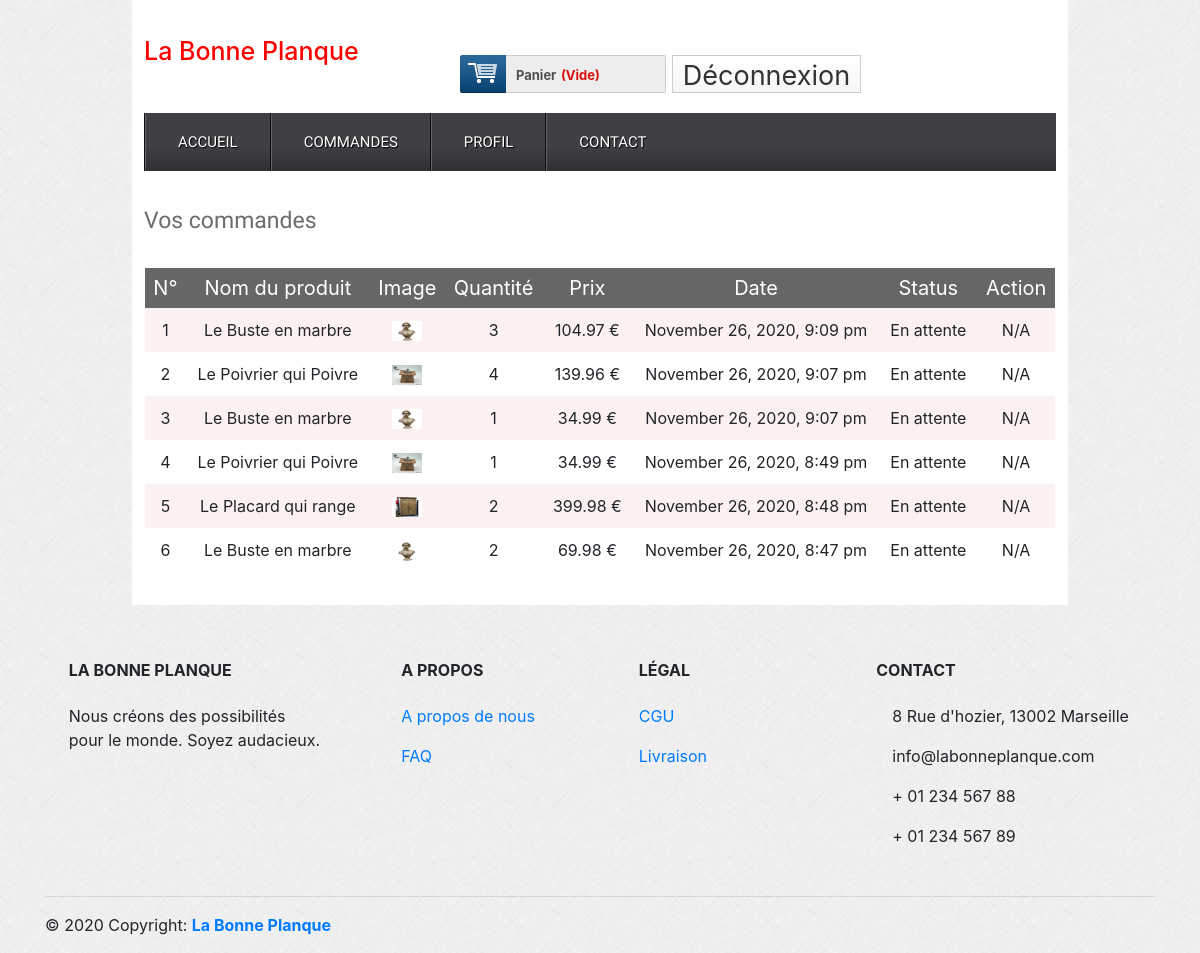
/orderdetails.php (signed in), run on the app's committed database.
### tables this page shows
CREATE TABLE IF NOT EXISTS `tbl_order`
(
    `id` int
(
    11
) NOT NULL AUTO_INCREMENT,
    `csId` int
(
    11
) NOT NULL,
    `productId` int
(
    11
) NOT NULL,
    `productName` varchar
(
    255
) NOT NULL,
    `quantity` int
(
    11
) NOT NULL,
    `price` float
(
    10,
    2
) NOT NULL,
    `image` varchar
(
    255
) NOT NULL,
    `Date` datetime NOT NULL DEFAULT current_timestamp
(
),
    `status` int
(
    11
) NOT NULL DEFAULT 0,
    PRIMARY KEY
(
    `id`
)
    );

### classes/Customer.php (called while the page is built, shortened)
<?php
$filepath = realpath(dirname(__FILE__));
include_once ($filepath."/../libs/Database.php");
include_once ($filepath."/../helpers/Format.php");
?>
<?php
class Customer
{
	private $db;
	function __construct()
	{
		$this->db = new Database();
	}
	public function getOrderProduct($csid){
		$sql = "SELECT * FROM tbl_order WHERE csId='$csid' ORDER BY id DESC";
		$result = $this->db->select($sql);
		return $result;
	}
}
?>

### libs/Database.php (called while the page is built, shortened)
<?php
Class Database{
	 public $host   = DB_HOST;
	 public $user   = DB_USER;
	 public $pass   = DB_PASS;
	 public $dbname = DB_NAME;
	 public $link;
	private function connectDB(){
		 $this->link = new mysqli($this->host, $this->user, $this->pass,$this->dbname);
	 }
	public function select($query){
	  $result = $this->link->query($query) or die($this->link->error.__LINE__);
		  if($result->num_rows > 0){
		    return $result;
		  }else {
		    return false;
		  }
	 }
}

### libs/Session.php (called while the page is built, shortened)
<?php
class Session{
	 public static function get($key){
	    if (isset($_SESSION[$key])) {
		  return $_SESSION[$key];
		}else {
		  return false;
	    }
	 }
}

### helpers/Format.php (called while the page is built, shortened)
<?php
class Format{
	 public function formatDate($date){
	 	return date('F j, Y, g:i a', strtotime($date));
	 }
 }

### orderdetails.php (the view, shortened to what this page needs)
<?php
include("include/header.php");
?>
    <div class="main">
        <div class="content">
            <div class="section group">
                <h2>Vos commandes</h2><br>
                <table class="tblone">
                    <tr>
                        <th>N°</th>
                        <th>Nom du produit</th>
                        <th>Image</th>
                        <th>Quantité</th>
                        <th>Prix</th>
                        <th>Date</th>
                        <th>Status</th>
                        <th>Action</th>
                    </tr>
                    <?php
                    $csid = Session::get('csid');
                    $getOrderProd = $csmr->getOrderProduct($csid);
                    if ($getOrderProd) {
                        $i = 1;
                        while ($orderpd = $getOrderProd->fetch_assoc()) {
                            ?>
                            <tr>
                                <td><?php echo $i ?></td>
                                <td><?php echo $orderpd['productName']; ?></td>
                                <td><img src="admin/<?php echo $orderpd['image']; ?>"/></td>
                                <td><?php echo $orderpd['quantity']; ?></td>
                                <td><?php echo $orderpd['price']; ?> €</td>
                                <td><?php echo $fm->formatDate($orderpd['Date']); ?></td>
                                <td><?php if ($orderpd['status'] == 0) {
                                        echo "En attente";
                                    } elseif ($orderpd['status'] == 1) {
                                        echo "Retardé";
                                    } else {
                                        echo "Confirmé";
                                    } ?></td>
                                <td>
                                    <?php
                                    if ($orderpd['status'] == 1) { ?>
                                        <a href="?csconfirm=<?php echo $csid; ?>&price=<?php echo $orderpd['price']; ?>&time=<?php echo $orderpd['Date']; ?>">Confirm
                                            Order</a>
                                    <?php } else {
                                        echo "N/A";
                                    }
                                    ?>
                                </td>
                            </tr>
                            <?php $i++;
                        }
                    } ?>
                </table>
            </div>
        </div>
    </div>
    </div>
<?php
include("include/footer.php");
?>

### src/css/style.css (style rules this page uses)
html,body,div,span,applet,object,iframe,h1,h2,h3,h4,h5,h6,p,blockquote,pre,a,abbr,acronym,address,big,cite,code,del,dfn,em,img,ins,kbd,q,s,samp,small,strike,strong,sub,sup,tt,var,b,u,i,dl,dt,dd,ol,nav ul,nav li,fieldset,form,label,legend,table,caption,tbody,tfoot,thead,tr,th,td,article,aside,canvas,details,embed,figure,figcaption,footer,header,hgroup,menu,nav,output,ruby,section,summary,time,mark,audio,video { margin:0;padding:0;border:0;font-size:100%;font:inherit;vertical-align:baseline; }
table { border-collapse:collapse;border-spacing:0; }
img { max-width:100%; }
body { font-family:Arial, Helvetica, sans-serif; background:url(../images/body_bg3.jpg); }
.section { clear: both; padding: 0px; margin: 0px; }
.group:before, .group:after { content:""; display:table; }
.group:after { clear:both; }
.group { zoom:1; }
.content { padding:20px 0; background:#FFF; }
.content h2 { font-size:23px; color:#6C6C6C; font-family: 'Monda', sans-serif; }
.tblone { border: 1px solid #fff; margin-bottom: 12px; width: 100%; }
.tblone th { background: #666 none repeat scroll 0 0; color: #fff; font-size: 20px; padding: 5px 8px; text-align: center; }
.tblone td { padding:10px;text-align:center; }
table.tblone tr:nth-child(2n+1) { background:#fff;height:30px; }
table.tblone tr:nth-child(2n) { background:#fdf0f1;height:30px; }
table.tblone img { height: 20px; width: 30px; }

### data on the page
tbl_order: productName "Le Buste en marbre", image (picture), quantity "3", price "104.97", Date "November 26, 2020, 9:09 pm", status "En attente"
tbl_order: productName "Le Poivrier qui Poivre", image (picture), quantity "4", price "139.96", Date "November 26, 2020, 9:07 pm", status "En attente"
tbl_order: productName "Le Buste en marbre", image (picture), quantity "1", price "34.99", Date "November 26, 2020, 9:07 pm", status "En attente"
tbl_order: productName "Le Poivrier qui Poivre", image (picture), quantity "1", price "34.99", Date "November 26, 2020, 8:49 pm", status "En attente"
tbl_order: productName "Le Placard qui range", image (picture), quantity "2", price "399.98", Date "November 26, 2020, 8:48 pm", status "En attente"
tbl_order: productName "Le Buste en marbre", image (picture), quantity "2", price "69.98", Date "November 26, 2020, 8:47 pm", status "En attente"
